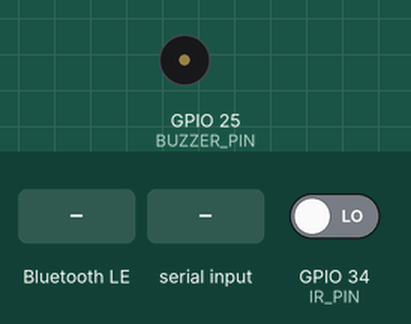
Recording of a sketch running on a simulated ESP32. Shown: buzzer (waves = sounding). Inputs (shaded band) come from the test bench; at power-on: GPIO 34 (IR_PIN) LOW. Nothing arrives over Bluetooth unless stated; a phone connects over Bluetooth LE 3 s after start; what the sketch prints to the serial monitor is not drawn.

Above: at 2.8 s.
2.9 s: GPIO 34 (IR_PIN) driven HIGH
At 3.4 s:
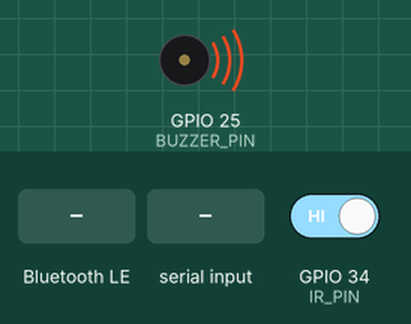
5.0 s: Bluetooth LE write "TEST" received
At 6.0 s:
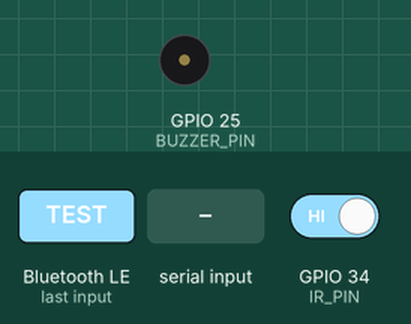
6.5 s: "RESET\n" received over Serial
8.0 s: "STATUS\n" received over the second serial link
9.5 s: Bluetooth LE write "PING" received
11.0 s: "1\n" received over Serial
Timing chart, 0 to 13.5 s (numbered marks = the images above; inputs shaded):
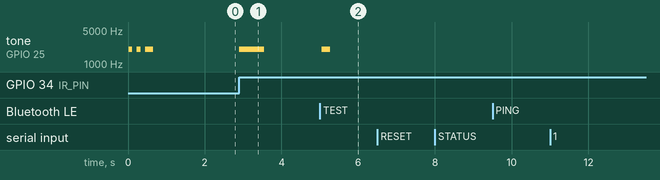

Measured:
- after the input at 5.0 s, tone on GPIO 25 (BUZZER_PIN): silent → 2000 Hz after 0.05 s, → silent 0.22 s later
- after the input at 6.5 s, every drawn part: stays the same
- after the input at 8.0 s, every drawn part: stays the same
- after the input at 9.5 s, every drawn part: stays the same
- after the input at 11.0 s, every drawn part: stays the same

The sketch:

v4_eyeblink_system_ESP32.ino
```cpp
/*
  Eye-Blink → Morse → Dual Bluetooth (Classic + BLE)
  Works with both PC (Classic BT) and Android Web Bluetooth (BLE)
  MATCHES YOUR WEBSITE UUIDs

  Hardware: NodeMCU 32S
    TCRT5000  D0  → GPIO34 (input-only)
    Buzzer    +   → GPIO25, – → GND
  Upload speed: 115200
*/

#include "BluetoothSerial.h"
#include "BLEDevice.h"
#include "BLEServer.h"
#include "BLEUtils.h"
#include "BLE2902.h"

// Classic Bluetooth for PC
BluetoothSerial SerialBT;

// BLE for Web Bluetooth (Android/iOS)
BLEServer* pServer = nullptr;
BLECharacteristic* pTxCharacteristic = nullptr;
BLECharacteristic* pRxCharacteristic = nullptr;
bool deviceConnected = false;
bool oldDeviceConnected = false;

// UUIDs MATCHING YOUR WEBSITE
#define SERVICE_UUID        "12345678-1234-1234-1234-123456789abc"
#define CHARACTERISTIC_TX   "87654321-4321-4321-4321-cba987654321"  // ESP32 sends data
#define CHARACTERISTIC_RX   "11111111-2222-3333-4444-555555555555"  // ESP32 receives data

// Pin definitions
const int IR_PIN     = 34;
const int BUZZER_PIN = 25;

// Timing constants
const unsigned DOT_TH    = 300;
const unsigned CHAR_GAP  = 2000;
const unsigned WORD_GAP  = 5000;
const unsigned DOT_BEEP  = 100;
const unsigned DASH_BEEP = 300;

// Global variables
unsigned long blinkStart = 0;
unsigned long lastEdge   = 0;
bool inBlink = false;
String morseBuffer = "";
bool wordTokenSent = false;

// Function prototypes
void playBeep(unsigned dur);
void sendData(String data);
void processCommand(String command);
void setupBLE();

// Audio functions
void playBeep(unsigned dur) {
  tone(BUZZER_PIN, 2000, dur);
  delay(dur + 20);
}

void playStartupSound() {
  playBeep(100);
  delay(100);
  playBeep(100);
  delay(100);
  playBeep(200);
}

void playConnectedSound() {
  playBeep(200);
  delay(100);
  playBeep(200);
}

void playDisconnectedSound() {
  for(int i = 0; i < 3; i++) {
    playBeep(100);
    delay(50);
  }
}

// Send data to both Classic BT and BLE
void sendData(String data) {
  // Send via Classic Bluetooth (PC)
  if (SerialBT.hasClient()) {
    SerialBT.println(data);
    Serial.println("Classic BT TX: " + data);
  }

  // Send via BLE (Web Bluetooth)
  if (deviceConnected && pTxCharacteristic) {
    pTxCharacteristic->setValue(data.c_str());
    pTxCharacteristic->notify();
    Serial.println("BLE TX: " + data);
  }

  // Always send to Serial for debugging
  Serial.println("DATA: " + data);
}

void processCommand(String command) {
  command.trim();
  Serial.println("Command: " + command);

  if (command == "TEST") {
    sendData("TEST_OK");
    playBeep(200);
  }
  else if (command == "RESET") {
    morseBuffer = "";
    lastEdge = 0;
    wordTokenSent = false;
    sendData("RESET_OK");
  }
  else if (command == "STATUS") {
    sendData("STATUS_READY");
  }
  else if (command == "PING") {
    sendData("PONG");
  }
}

// BLE Server Callbacks
class MyServerCallbacks: public BLEServerCallbacks {
    void onConnect(BLEServer* pServer) {
      deviceConnected = true;
      Serial.println("BLE connected");
      playConnectedSound();
    }

    void onDisconnect(BLEServer* pServer) {
      deviceConnected = false;
      Serial.println("BLE disconnected");
      playDisconnectedSound();

      // Auto-restart advertising
      delay(500);
      pServer->startAdvertising();
      Serial.println("BLE advertising restarted");
    }
};

// BLE RX Callback
class MyCallbacks: public BLECharacteristicCallbacks {
    void onWrite(BLECharacteristic *pCharacteristic) {
      String rxValue = pCharacteristic->getValue().c_str();
      if (rxValue.length() > 0) {
        processCommand(rxValue);
      }
    }
};

void setupBLE() {
  // Initialize BLE with clear device name
  BLEDevice::init("EyeBlink-ESP32");

  // Create server
  pServer = BLEDevice::createServer();
  pServer->setCallbacks(new MyServerCallbacks());

  // Create service with YOUR website's UUID
  BLEService *pService = pServer->createService(SERVICE_UUID);

  // TX Characteristic (ESP32 → Website) - matches your CHARACTERISTIC_TX
  pTxCharacteristic = pService->createCharacteristic(
                        CHARACTERISTIC_TX,
                        BLECharacteristic::PROPERTY_READ |
                        BLECharacteristic::PROPERTY_NOTIFY
                      );
  pTxCharacteristic->addDescriptor(new BLE2902());

  // RX Characteristic (Website → ESP32) - matches your CHARACTERISTIC_RX
  pRxCharacteristic = pService->createCharacteristic(
                        CHARACTERISTIC_RX,
                        BLECharacteristic::PROPERTY_WRITE |
                        BLECharacteristic::PROPERTY_WRITE_NR
                      );
  pRxCharacteristic->setCallbacks(new MyCallbacks());

  // Start service
  pService->start();

  // Configure advertising
  BLEAdvertising *pAdvertising = BLEDevice::getAdvertising();
  pAdvertising->addServiceUUID(SERVICE_UUID);
  pAdvertising->setScanResponse(true);
  pAdvertising->setMinPreferred(0x06);
  pAdvertising->setMaxPreferred(0x12);

  // Start advertising
  BLEDevice::startAdvertising();

  Serial.println("BLE ready with UUIDs matching website");
  Serial.println("Service: " + String(SERVICE_UUID));
}

void setup() {
  pinMode(IR_PIN, INPUT);
  pinMode(BUZZER_PIN, OUTPUT);
  Serial.begin(115200);

  Serial.println("=== Eye-Blink Morse Device ===");
  Serial.println("NodeMCU 32S - Dual Mode");

  // Initialize Classic Bluetooth for PC
  Serial.println("Starting Classic Bluetooth...");
  if (!SerialBT.begin("EyeBlink-ESP32")) {
    Serial.println("Classic BT failed!");
  } else {
    Serial.println("Classic BT OK: EyeBlink-ESP32");
  }

  // Initialize BLE for Web Bluetooth
  Serial.println("Starting BLE...");
  setupBLE();

  playStartupSound();

  Serial.println("=== DEVICE READY ===");
  Serial.println("PC: Pair 'EyeBlink-ESP32' via Bluetooth settings");
  Serial.println("Android: Use Web Bluetooth on your website");
  Serial.println("Waiting for eye blinks...");

  delay(1000);
}

void loop() {
  // Handle BLE reconnection
  if (!deviceConnected && oldDeviceConnected) {
    delay(500);
    pServer->startAdvertising();
    oldDeviceConnected = deviceConnected;
  }
  if (deviceConnected && !oldDeviceConnected) {
    oldDeviceConnected = deviceConnected;
    sendData("DEVICE_READY");
  }

  // Handle incoming commands from Classic Bluetooth (PC)
  if (SerialBT.available()) {
    String command = SerialBT.readStringUntil('\n');
    processCommand(command);
  }

  // Handle incoming commands from Serial Monitor
  if (Serial.available()) {
    String command = Serial.readStringUntil('\n');
    processCommand(command);
  }

  // Eye blink detection
  int eye = digitalRead(IR_PIN);
  unsigned long now = millis();

  // Blink starts
  if (!inBlink && eye == LOW) {
    inBlink = true;
    blinkStart = now;
    wordTokenSent = false;
    Serial.println("👁️ Blink START");
  }

  // Blink ends
  if (inBlink && eye == HIGH) {
    inBlink = false;
    lastEdge = now;
    unsigned long dur = now - blinkStart;

    Serial.print("Duration: ");
    Serial.print(dur);
    Serial.println("ms");

    if (dur < DOT_TH) {
      morseBuffer += '.';
      playBeep(DOT_BEEP);
      Serial.println("• DOT added");
    } else {
      morseBuffer += '-';
      playBeep(DASH_BEEP);
      Serial.println("— DASH added");
    }

    Serial.println("Building: " + morseBuffer);
  }

  // Character complete (send morse pattern)
  if (!inBlink && morseBuffer.length() > 0 &&
      (now - lastEdge) > CHAR_GAP) {

    Serial.println("✓ Character complete: " + morseBuffer);
    sendData(morseBuffer);  // Send exactly what your website expects

    morseBuffer = "";
    lastEdge = now;
    wordTokenSent = false;
  }

  // Word gap (send space token)
  if (!inBlink && morseBuffer.length() == 0 &&
      (now - lastEdge) > WORD_GAP && lastEdge > 0 && !wordTokenSent) {

    Serial.println("📝 Word gap - sending space");
    sendData("/");  // Send exactly what your website expects
    wordTokenSent = true;

    // Audio feedback for word separation
    playBeep(100);
    delay(50);
    playBeep(100);
  }

  delay(10);
}
```
